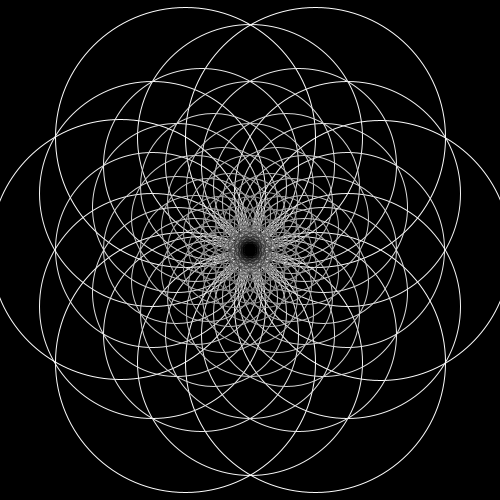
Frame 1 (no input)
Frame 60 (the mouse pressed at the canvas centre just before this capture): identical to frame 1, image omitted
Frame 120 (the mouse held since frame 60 and released just before this capture): identical to frame 1, image omitted

The Processing sketch that drew this single still picture (run headless with seeded random() and noise(); from frame 60 on, the mouse is pressed at the canvas centre):

// Processing sketch: circle_cross
// ── circle_cross.pde
//circle_cross
void setup() {
  size(500, 500);
}

void draw() {
  background(0);
  en_draw(0, 130, 255);
}

void en(float posx, float posy, float r) {
  noFill();
  ellipse(posx, posy, r, r);
}

void en_draw(float num, float r, float c) {
  if (r<1) {
    return;
  }
  for (int i=0; i<6; i++) {
    stroke(c);
    en(width/2+cos(radians(i*360/6-30*num))*r, height/2+sin(radians(i*360/6-30*num))*r, r*2);
  }
  en_draw(num+1, r*pow(3, 0.5)/2, c-10);
}

void keyPressed() {
  if ( key == ' ' ) {
    save( "circle_cross.png" );
  }
}
